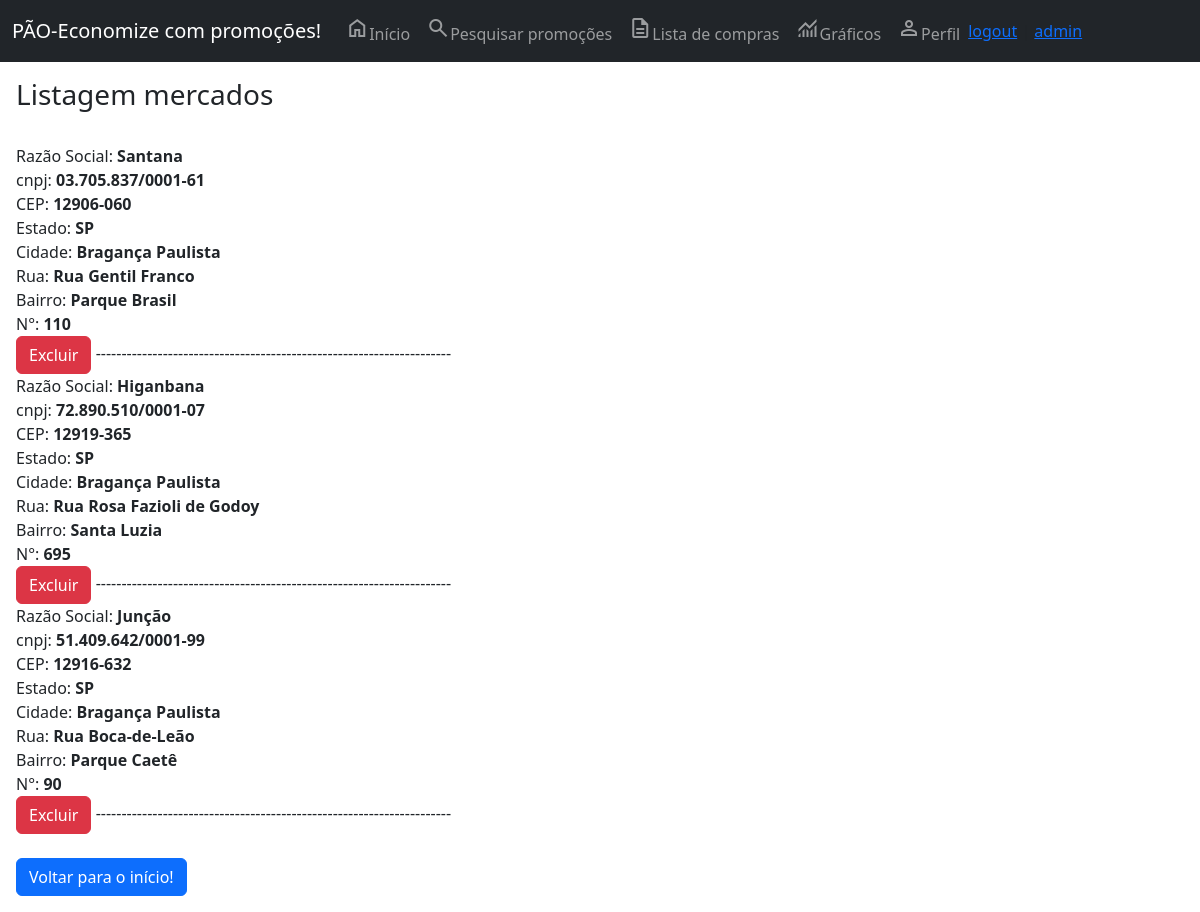
Before: /listagem-mercados/ (signed in) with the older database file.
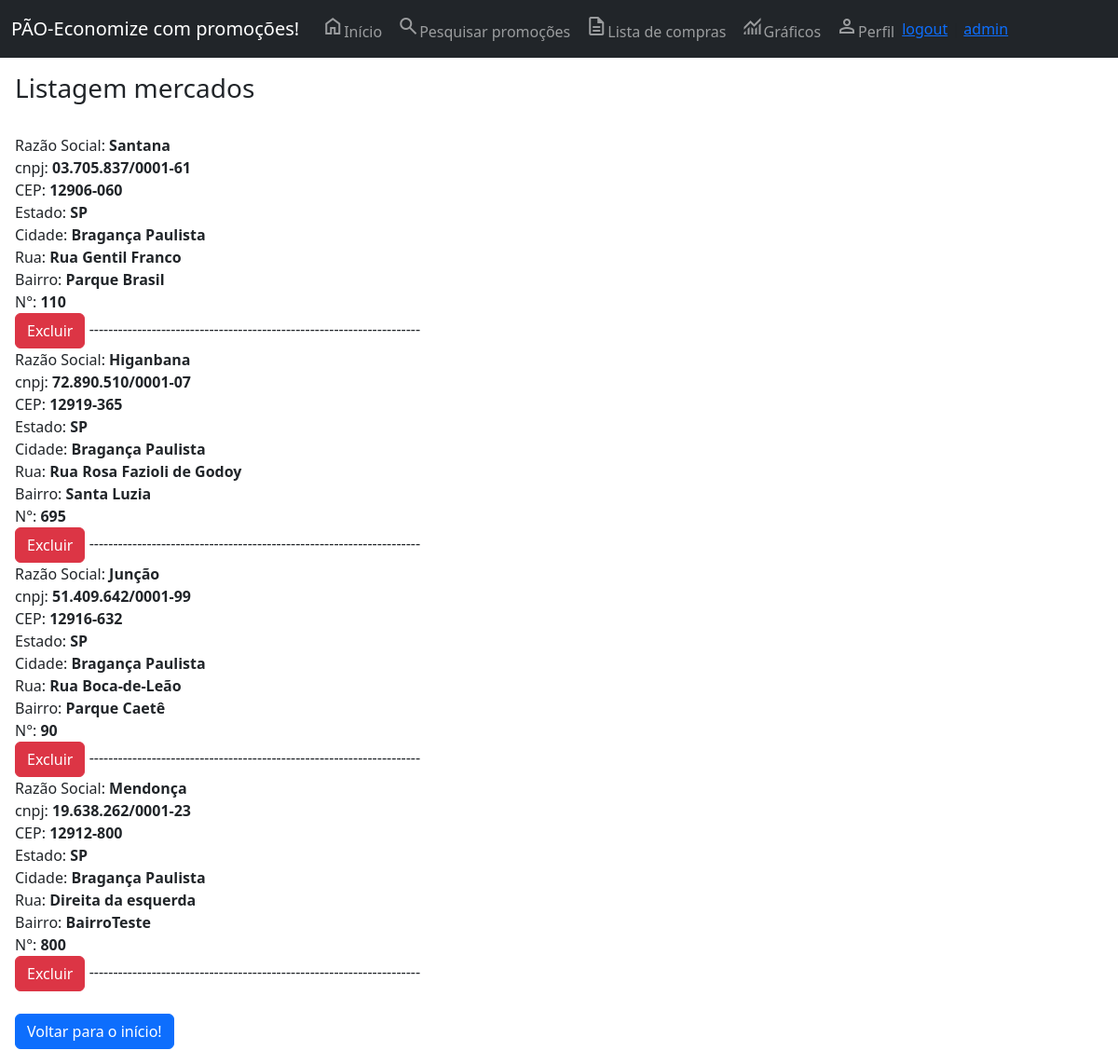
After: the same page with the newer database file.
### core/models.py (models this page shows, shortened)
class Mercado(models.Model):
    razao_social = models.CharField(max_length=100, verbose_name='Razão Social')
    cnpj = models.CharField(max_length=20, verbose_name='CNPJ')
    endereco = models.OneToOneField(Endereco, blank=True, null=True, on_delete=models.CASCADE, verbose_name='Endereço')
    class Meta:
        verbose_name_plural = 'Mercado'

class Endereco(models.Model):
    cep = models.CharField(max_length=100, verbose_name='CEP')
    estado = models.CharField(max_length=2, verbose_name='Estado')
    cidade = models.CharField(max_length=100, verbose_name='Cidade')
    rua = models.CharField(max_length=100, verbose_name='Rua')
    bairro = models.CharField(max_length=100, blank=True, null=True, verbose_name='Bairro')
    numero = models.IntegerField(blank=True, null=True, verbose_name='Número')
    class Meta:
        verbose_name_plural = 'Endereço'

### core/views.py (the view)
# urls.py: path('listagem-mercados/', listar_mercados, name='url_listagem_mercados'),
def listar_mercados(request):
    dados = Mercado.objects.all()
    contexto = {'dados': dados}
    return render(request, 'core/listagem_mercados.html', contexto)

### core/templates/core/listagem_mercados.html (shortened to what this page needs)
{% extends 'base.html' %}
{% load static %}
{% block main %}
<div class="container-fluid p-3">
    <h3>Listagem mercados</h3> <br>
    {% for i in dados %}
        Razão Social: {% if i.razao_social %} <b>{{ i.razao_social }}</b> {% endif %} <br>
        cnpj: {% if i.cnpj %} <b>{{ i.cnpj }}</b> {% endif %} <br>
        CEP: {% if i.endereco.cep %} <b>{{ i.endereco.cep }}</b> {% endif %} <br>
        Estado: {% if i.endereco.estado %} <b>{{ i.endereco.estado }}</b> {% endif %} <br>
        Cidade: {% if i.endereco.cidade %} <b>{{ i.endereco.cidade }}</b> {% endif %} <br>
        Rua: {% if i.endereco.rua %} <b>{{ i.endereco.rua }}</b> {% endif %} <br>
        Bairro: {% if i.endereco.bairro %} <b>{{ i.endereco.bairro }}</b> {% endif %} <br>
        N°: {% if i.endereco.numero %} <b>{{ i.endereco.numero }}</b> {% endif %} <br>
        <a href="{% url 'url_exclui_mercado' i.id %}" class="btn btn-danger">Excluir</a>
        ---------------------------------------------------------------------<br>
    {% endfor %}
    <br><button class="btn btn-primary" onclick="window.location.href='/'">Voltar para o início!</button>
</div>
{% endblock %}

Changed rows visible on the page:
added Mercado: razao_social "Mendonça", cnpj "19.638.262/0001-23", endereco.cep "12912-800", endereco.estado "SP", endereco.cidade "Bragança Paulista", endereco.rua "Direita da esquerda", endereco.bairro "BairroTeste", endereco.numero "800"
